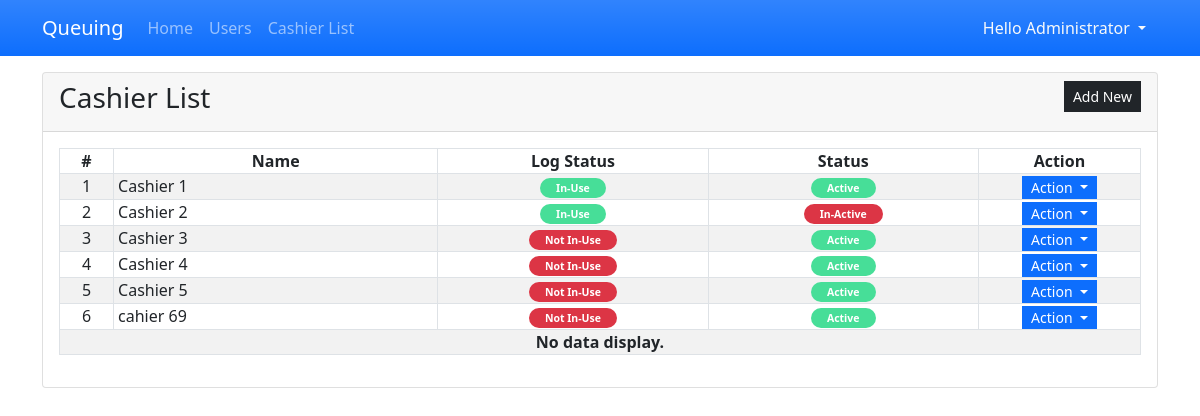
Page /?page=cashiers (signed in) on the committed database.
### tables this page shows
CREATE TABLE `cashier_list` (
            `cashier_id` INTEGER NOT NULL PRIMARY KEY AUTOINCREMENT,
            `name` TEXT NOT NULL,
            `log_status` INTEGER NOT NULL DEFAULT 0,
            `status` INTEGER NOT NULL DEFAULT 1
        );

### cashiers.php (the view, shortened to what this page needs)
<div class="card">
    <div class="card-header d-flex justify-content-between">
        <h3 class="card-title">Cashier List</h3>
        <div class="card-tools align-middle">
            <button class="btn btn-dark btn-sm py-1 rounded-0" type="button" id="create_new">Add New</button>
        </div>
    </div>
    <div class="card-body">
        <table class="table table-hover table-striped table-bordered">
            <colgroup>
                <col width="5%">
                <col width="30%">
                <col width="25%">
                <col width="25%">
                <col width="15%">
            </colgroup>
            <thead>
                <tr>
                    <th class="text-center p-0">#</th>
                    <th class="text-center p-0">Name</th>
                    <th class="text-center p-0">Log Status</th>
                    <th class="text-center p-0">Status</th>
                    <th class="text-center p-0">Action</th>
                </tr>
            </thead>
            <tbody>
                <?php
                $sql = "SELECT * FROM `cashier_list`  order by `name` asc";
                $qry = $conn->query($sql);
                $i = 1;
                    while($row = $qry->fetchArray()):
                ?>
                <tr>
                    <td class="text-center p-0"><?php echo $i++; ?></td>
                    <td class="py-0 px-1"><?php echo $row['name'] ?></td>
                    <td class="py-0 px-1 text-center">
                        <?php
                            if($row['log_status'] == 1){
                                echo  '<span class="py-1 px-3 badge rounded-pill bg-success"><small>In-Use</small></span>';
                            }else{
                                echo  '<span class="py-1 px-3 badge rounded-pill bg-danger"><small>Not In-Use</small></span>';
                            }
                        ?>
                    </td>
                    <td class="py-0 px-1 text-center">
                        <?php
                            if($row['status'] == 1){
                                echo  '<span class="py-1 px-3 badge rounded-pill bg-success"><small>Active</small></span>';
                            }else{
                                echo  '<span class="py-1 px-3 badge rounded-pill bg-danger"><small>In-Active</small></span>';
                            }
                        ?>
                    </td>
                    <th class="text-center py-0 px-1">
                        <div class="btn-group" role="group">
                            <button id="btnGroupDrop1" type="button" class="btn btn-primary dropdown-toggle btn-sm rounded-0 py-0" data-bs-toggle="dropdown" aria-expanded="false">
                            Action
                            </button>
                        </div>
                    </th>
                </tr>
                <?php endwhile; ?>
                <?php if(!$qry->fetchArray()): ?>
                    <tr>
                        <th class="text-center p-0" colspan="5">No data display.</th>
                    </tr>
                <?php endif; ?>
            </tbody>
        </table>
    </div>
</div>

### index.php (shortened to what this page needs)
<?php
$page = isset($_GET['page']) ? $_GET['page'] : 'home';
?>
<!DOCTYPE html>
<html lang="en">
<head>
    <link rel="stylesheet" href="./Font-Awesome-master/css/all.min.css">
    <link rel="stylesheet" href="./css/bootstrap.min.css">
    <link rel="stylesheet" href="./select2/css/select2.min.css">
    <link rel="stylesheet" href="./DataTables/datatables.min.css">
</head>
<body>
    <main>
    <nav class="navbar navbar-expand-lg navbar-dark bg-primary bg-gradient" id="topNavBar">
        <div class="container">
            <a class="navbar-brand" href="./">
            Queuing
            </a>
            <div class="collapse navbar-collapse" id="navbarNav">
                <ul class="navbar-nav">
                    <li class="nav-item">
                        <a class="nav-link <?php echo ($page == 'home')? 'active' : '' ?>" aria-current="page" href="./">Home</a>
                    </li>
                    <li class="nav-item">
                        <a class="nav-link <?php echo ($page == 'users')? 'active' : '' ?>" aria-current="page" href="./?page=users">Users</a>
                    </li>
                    <li class="nav-item">
                        <a class="nav-link" href="./?page=cashiers">Cashier List</a>
                    </li>
                </ul>
            </div>
            <div>
            <div class="dropdown">
                <button class="btn btn-secondary dropdown-toggle bg-transparent  text-light border-0" type="button" id="dropdownMenuButton1" data-bs-toggle="dropdown" aria-expanded="false">
                    Hello <?php echo $_SESSION['fullname'] ?>
                </button>
            </div>
            </div>
        </div>
    </nav>
    <div class="container py-3" id="page-container">
        <?php
            include $page.'.php';
        ?>
    </div>
    </main>
</body>
</html>

### index.php (style rules this page uses)
:root { --bs-success-rgb:71, 222, 152 !important; }
html,body { height:100%; width:100%; }
main { height:100%; display:flex; flex-flow:column; }
#page-container { flex: 1 1 auto; overflow:auto; }
#topNavBar { flex: 0 1 auto; }

### rows in the picture
cashier_list: name "Cashier 1", log_status "In-Use", status "Active"
cashier_list: name "Cashier 2", log_status "In-Use", status "In-Active"
cashier_list: name "Cashier 3", log_status "Not In-Use", status "Active"
cashier_list: name "Cashier 4", log_status "Not In-Use", status "Active"
cashier_list: name "Cashier 5", log_status "Not In-Use", status "Active"
cashier_list: name "cahier 69", log_status "Not In-Use", status "Active"

### other values in the picture
$_SESSION['fullname'] "Administrator"
